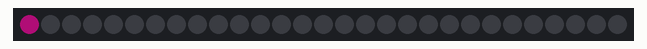
Simulated run of this sketch. Board: Arduino Uno, built with avr-gcc and run on an emulated ATmega328P. Parts: 29 RGB LEDs in strip order, left to right. Dim RGB values are drawn brighter than linear; random numbers use the default seed unless the sketch sets one.

Above: at 0.16 s.
At 0.8 s:
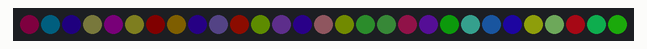

The sketch:

Patterns-n-pickers.ino
```cpp
#include "FastLED.h"

// How many leds in your strip?
#define NUM_LEDS 29  // 84 HATS // 57 UNICYCLE // 82 VEST // 102 SKIRTS // 20 YARMULKE/FASCINATOR // 41 HEADDRESS // 29 GLOVES

//PATTERN PICKER!!!!
int patterns[] = {2,3};

#define DATA_PIN 1

#define HALF_LEDS (NUM_LEDS/2)
#define QUART_LEDS (NUM_LEDS/4)

/*//TODO: COLOR PICKER
#Blues
  LightBlue,SkyBlue,MidnightBlue,Navy,DarkBlue,MediumBlue,Teal,CadetBlue,Blue,DarkCyan,CornflowerBlue,Aquamarine,Aqua,LightSkyBlue,
#Greens
  DarkGreen,DarkOliveGreen,DarkGreen,OliveDrab,Green,SeaGreen,MediumAquamarine,LimeGreen,YellowGreen,LightGreen,LawnGreen,MediumAquamarine,ForestGreen
#Yellows
  Yellow,Orange
#Reds
  Red,Pink,Maroon,DarkRed,Orange,DarkRed,
#White

#Black

COLOR GRADIENT MAP RGB
      0,  255,  0,  0, // Red
     32,  171, 85,  0, // Orange
     64,  171,171,  0, // Yellow
     96,    0,255,  0, // Green
    128,    0,171, 85, // Aqua
    160,    0,  0,255, // Blue
    192,   85,  0,171, // Purple
    224,  171,  0, 85, // Pink
    255,  255,  0,  0};// and back to Red
*/

CRGB leds[NUM_LEDS];

void setup() {
	LEDS.addLeds<WS2812,DATA_PIN,GRB>(leds,NUM_LEDS);
	LEDS.setBrightness(60);
}

void fadeall() { for(int i = 0; i < NUM_LEDS; i++) { leds[i].nscale8(235); } }
void fastFadeall() { for(int i = 0; i < NUM_LEDS; i++) { leds[i].nscale8(150); } }
int pat = 0;

void loop ()
  {

      int R = random (0, 255);
      int G = random (0, 255);
      int B = random (0, 255);
      //static uint8_t i = 0;
      //static uint8_t j = 0;

      int i = HALF_LEDS;
      int j = (HALF_LEDS - 1);
      int k = (HALF_LEDS + QUART_LEDS);
      int l = (QUART_LEDS);
      int count;

  switch (patterns[pat]) {

//CHASE UP THE LENGTH OF THE STRAND
  case (1) :
  count = 1;
  while ( count <= 2 ) {
    for( int i = NUM_LEDS; i >= 0; i-- ) {
      leds[i] = CRGB(R, G, B);
      FastLED.show();
      fadeall();
      delay(25);
    }
    R = random (0, 255);
    G = random (0, 255);
    B = random (0, 255);
    count++;
  }
  break;

//CHASE DOWN THE LENGTH OF THE STRAND
 count = 1;
  case (2) :
  while ( count <= 2 ) {
    for( int i = 0; i <= NUM_LEDS; i++ ) {
      leds[i] = CRGB(R, G, B);
      FastLED.show();
      fadeall();
      delay(25);
    R = random (0, 255);
    G = random (0, 255);
    B = random (0, 255);
    }
    count++;
  }
    break;

//CHASING STRIPS ACROSS THE STRAND

  count = 1;
  case (3) :
  while ( count <= 2 ) {
	  while( i < (HALF_LEDS + QUART_LEDS)  && k <= NUM_LEDS && j > (QUART_LEDS) && l >= 0 ) {
      leds[i] = CRGB(R, G, B);
      leds[j] = CRGB(R, G, B);
      leds[k] = CRGB(R, G, B);
      leds[l] = CRGB(R, G, B);
		  FastLED.show();
		  fadeall();
		  delay(45);
      ++i;
      --j;
      ++k;
      --l;
	  }

    i = (HALF_LEDS + QUART_LEDS - 1);
    j = (HALF_LEDS - QUART_LEDS + 1);
    k = (NUM_LEDS);
    l = (0);

    while( i >= HALF_LEDS && k >= (HALF_LEDS + QUART_LEDS) && j <= (HALF_LEDS - 1) && l <= QUART_LEDS ){
      leds[i] = CRGB(R, G, B);
      leds[j] = CRGB(R, G, B);
      leds[k] = CRGB(R, G, B);
      leds[l] = CRGB(R, G, B);
      FastLED.show();
      fadeall();
      delay(45);
      --i;
      ++j;
      --k;
      ++l;
  }

  i = HALF_LEDS;
  j = (HALF_LEDS - 1);
  k = (HALF_LEDS + QUART_LEDS);
  l = (QUART_LEDS);

    R = random (0, 255);
    G = random (0, 255);
    B = random (0, 255);
  count = (count + 1);
  }
    break;

// SLOW FADE BETWEEN COLORS OVER THE ENTIRE STRIP

  count = 1;
  case (4) :
  while (count < 1) {

    for( int colorStep = 0; colorStep < 256; colorStep++ ) {

      int r = colorStep ;  // Redness starts at zero and goes up to full
      int g = 0;  // No green needed to go from blue to red
      int b = 255-colorStep;  // Blue starts at full and goes down to zero

      for(int x = 0; x < NUM_LEDS; x++){
          leds[x] = CRGB(r,g,b);
      }
      FastLED.show();
      delay(40);
  }

    for( int colorStep = 0; colorStep < 256; colorStep++ ) {

      int r = 255-colorStep ;  // Redness starts at zero and goes up to full
      int g = colorStep;  // No green needed to go from blue to red
      int b = 0;  // Blue starts at full and goes down to zero

      for(int x = 0; x < NUM_LEDS; x++){
          leds[x] = CRGB(r,g,b);
      }
      FastLED.show();
      delay(40);
  }

    for( int colorStep = 0; colorStep < 256; colorStep++ ) {

      int r = 0 ;  // Redness starts at zero and goes up to full
      int g = 255-colorStep;  // No green needed to go from blue to red
      int b = colorStep;  // Blue starts at full and goes down to zero

      for(int x = 0; x < NUM_LEDS; x++){
          leds[x] = CRGB(r,g,b);
      }
      FastLED.show();
      delay(40);
  }
  count = (count + 1);
  }
    break;

// FAST CHASE BETWEEN TWO HALVES OF YOUR LED STRIP

    i = HALF_LEDS;
    j = (HALF_LEDS - 1);
    count = 1;
    case (5) :
  while ( count <= 10 ) {
      while( i <= NUM_LEDS && j >= 0 ) {
        leds[i] = CRGB(R, G, B);
        leds[j] = CRGB(R, G, B);
        FastLED.show();
        fastFadeall();
        ++i;
        --j;
      }

    R = random (0, 255);
    G = random (0, 255);
    B = random (0, 255);
      i = NUM_LEDS;
      j = 0;
      while( i >= HALF_LEDS && j <= (HALF_LEDS - 1)){
        leds[i] = CRGB(R, G, B);
        leds[j] = CRGB(R, G, B);
        FastLED.show();
        fastFadeall();
        i--;
        j++;
    }

    R = random (0, 255);
    G = random (0, 255);
    B = random (0, 255);
   count++;
  }
  break;

//PRETTY SPARKLES!!!!!

    count = 1;
    case (6) :
   while ( count <= 10) {
      int num = 0;
      while( num <= NUM_LEDS )  {
        i = random (0, NUM_LEDS);
        leds[i] = CRGB(R,G,B);
        FastLED.show();
        fadeall();
        num++;
    R = random (0, 255);
    G = random (0, 255);
    B = random (0, 255);

     delay(45);
      }

   count++;
   }
   break;
  }
  ++pat;

}
```
